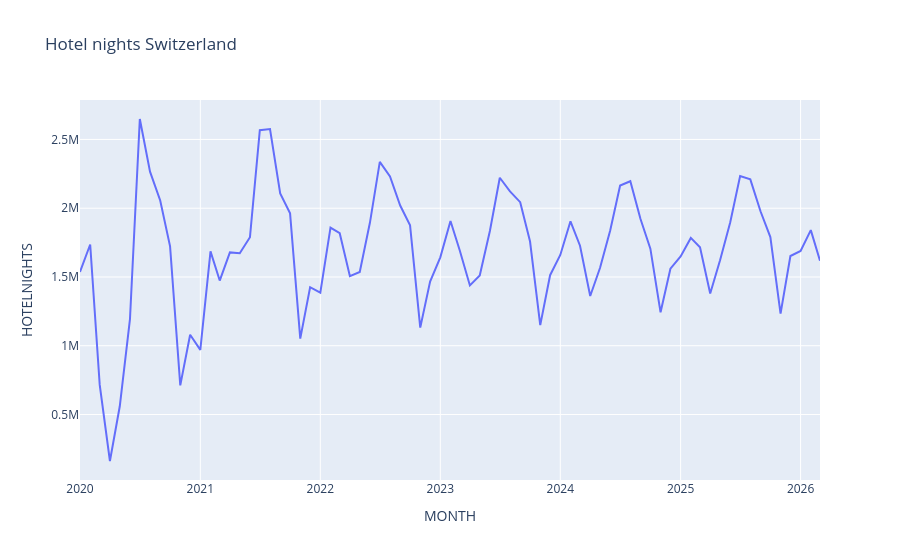

Source (notebook cell):
### Markdown cell above
Plot select time-series

### Code cell
import plotly.express as px
country_filter = 'Switzerland'
data_df = agg_hdf.filter(f"COUNTRYOFRESIDENCE = '{country_filter}'").collect()
fig = px.line(data_df, x="MONTH", y="HOTELNIGHTS", title=f'Hotel nights {country_filter}')
fig.show()
